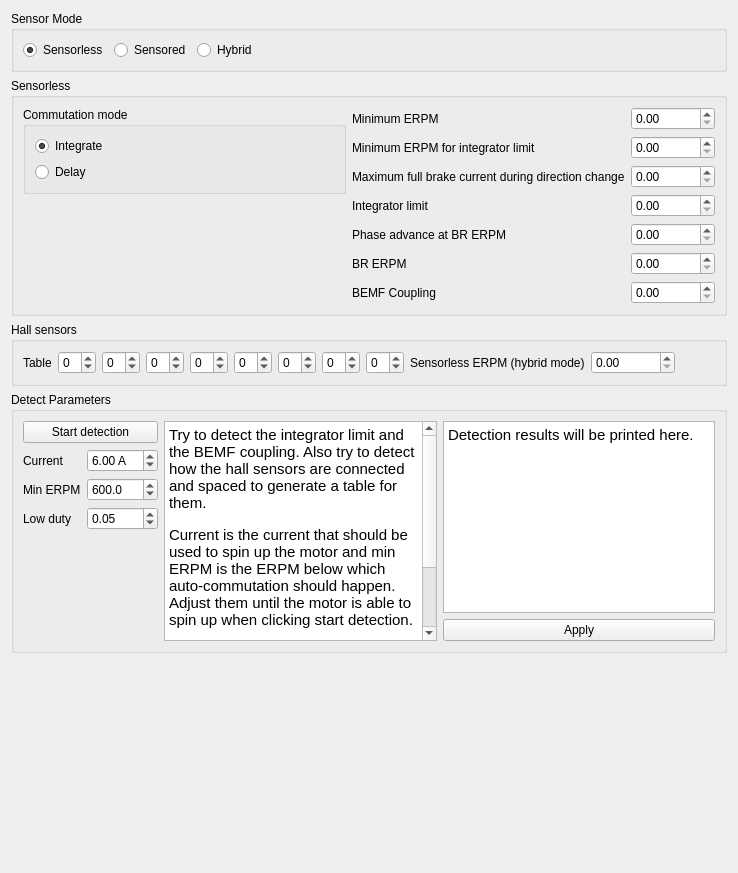
            <widget class="QWidget" name="tab_13">
             <attribute name="title">
              <string>BLDC</string>
             </attribute>
             <layout class="QVBoxLayout" name="verticalLayout_27">
              <item>
               <widget class="QGroupBox" name="groupBox_34">
                <property name="title">
                 <string>Sensor Mode</string>
                </property>
                <layout class="QHBoxLayout" name="horizontalLayout_43">
                 <item>
                  <widget class="QRadioButton" name="mcconfSensorModeSensorlessButton">
                   <property name="text">
                    <string>Sensorless</string>
                   </property>
                   <property name="checked">
                    <bool>true</bool>
                   </property>
                  </widget>
                 </item>
                 <item>
                  <widget class="QRadioButton" name="mcconfSensorModeSensoredButton">
                   <property name="text">
                    <string>Sensored</string>
                   </property>
                  </widget>
                 </item>
                 <item>
                  <widget class="QRadioButton" name="mcconfSensorModeHybridButton">
                   <property name="text">
                    <string>Hybrid</string>
                   </property>
                  </widget>
                 </item>
                 <item>
                  <spacer name="horizontalSpacer_20">
                   <property name="orientation">
                    <enum>Qt::Horizontal</enum>
                   </property>
                   <property name="sizeHint" stdset="0">
                    <size>
                     <width>40</width>
                     <height>20</height>
                    </size>
                   </property>
                  </spacer>
                 </item>
                </layout>
               </widget>
              </item>
              <item>
               <widget class="QGroupBox" name="mcconfSlBox">
                <property name="sizePolicy">
                 <sizepolicy hsizetype="Preferred" vsizetype="Fixed">
                  <horstretch>0</horstretch>
                  <verstretch>0</verstretch>
                 </sizepolicy>
                </property>
                <property name="title">
                 <string>Sensorless</string>
                </property>
                <property name="checkable">
                 <bool>false</bool>
                </property>
                <property name="checked">
                 <bool>false</bool>
                </property>
                <layout class="QHBoxLayout" name="horizontalLayout_21">
                 <item>
                  <layout class="QVBoxLayout" name="verticalLayout_23">
                   <item>
                    <widget class="QGroupBox" name="groupBox_16">
                     <property name="title">
                      <string>Commutation mode</string>
                     </property>
                     <property name="checkable">
                      <bool>false</bool>
                     </property>
                     <layout class="QVBoxLayout" name="verticalLayout_30">
                      <item>
                       <widget class="QRadioButton" name="mcconfCommIntButton">
                        <property name="text">
                         <string>Integrate</string>
                        </property>
                        <property name="checked">
                         <bool>true</bool>
                        </property>
                       </widget>
                      </item>
                      <item>
                       <widget class="QRadioButton" name="mcconfCommDelayButton">
                        <property name="text">
                         <string>Delay</string>
                        </property>
                       </widget>
                      </item>
                     </layout>
                    </widget>
                   </item>
                   <item>
                    <spacer name="verticalSpacer_9">
                     <property name="orientation">
                      <enum>Qt::Vertical</enum>
                     </property>
                     <property name="sizeHint" stdset="0">
                      <size>
                       <width>20</width>
                       <height>40</height>
                      </size>
                     </property>
                    </spacer>
                   </item>
                  </layout>
                 </item>
                 <item>
                  <layout class="QGridLayout" name="gridLayout_12">
                   <item row="5" column="1">
                    <widget class="QDoubleSpinBox" name="mcconfSlBrErpmBox">
                     <property name="maximum">
                      <double>200000.000000000000000</double>
                     </property>
                     <property name="singleStep">
                      <double>100.000000000000000</double>
                     </property>
                    </widget>
                   </item>
                   <item row="0" column="1">
                    <widget class="QDoubleSpinBox" name="mcconfSlMinErpmBox">
                     <property name="maximum">
                      <double>100000.000000000000000</double>
                     </property>
                     <property name="singleStep">
                      <double>10.000000000000000</double>
                     </property>
                    </widget>
                   </item>
                   <item row="0" column="0">
                    <widget class="QLabel" name="label_26">
                     <property name="toolTip">
                      <string>&lt;html&gt;&lt;head/&gt;&lt;body&gt;&lt;p&gt;Important for startup&lt;/p&gt;&lt;/body&gt;&lt;/html&gt;</string>
                     </property>
                     <property name="text">
                      <string>Minimum ERPM</string>
                     </property>
                    </widget>
                   </item>
                   <item row="6" column="0">
                    <widget class="QLabel" name="label_41">
                     <property name="toolTip">
                      <string>&lt;html&gt;&lt;head/&gt;&lt;body&gt;&lt;p&gt;Important. The detection function below can be used to determine this parameter.&lt;/p&gt;&lt;/body&gt;&lt;/html&gt;</string>
                     </property>
                     <property name="text">
                      <string>BEMF Coupling</string>
                     </property>
                    </widget>
                   </item>
                   <item row="3" column="0">
                    <widget class="QLabel" name="label_28">
                     <property name="toolTip">
                      <string>&lt;html&gt;&lt;head/&gt;&lt;body&gt;&lt;p&gt;Important. The detection function below can be used to determine this parameter.&lt;/p&gt;&lt;/body&gt;&lt;/html&gt;</string>
                     </property>
                     <property name="text">
                      <string>Integrator limit</string>
                     </property>
                    </widget>
                   </item>
                   <item row="3" column="1">
                    <widget class="QDoubleSpinBox" name="mcconfSlIntLimBox">
                     <property name="maximum">
                      <double>2000.000000000000000</double>
                     </property>
                     <property name="singleStep">
                      <double>1.000000000000000</double>
                     </property>
                    </widget>
                   </item>
                   <item row="1" column="1">
                    <widget class="QDoubleSpinBox" name="mcconfSlMinErpmIlBox">
                     <property name="maximum">
                      <double>10000.000000000000000</double>
                     </property>
                     <property name="singleStep">
                      <double>10.000000000000000</double>
                     </property>
                    </widget>
                   </item>
                   <item row="1" column="0">
                    <widget class="QLabel" name="label_27">
                     <property name="toolTip">
                      <string>&lt;html&gt;&lt;head/&gt;&lt;body&gt;&lt;p&gt;Important for startup&lt;/p&gt;&lt;/body&gt;&lt;/html&gt;</string>
                     </property>
                     <property name="text">
                      <string>Minimum ERPM for integrator limit</string>
                     </property>
                    </widget>
                   </item>
                   <item row="4" column="0">
                    <widget class="QLabel" name="label_29">
                     <property name="toolTip">
                      <string>&lt;html&gt;&lt;head/&gt;&lt;body&gt;&lt;p&gt;For phase advance, not so important&lt;/p&gt;&lt;/body&gt;&lt;/html&gt;</string>
                     </property>
                     <property name="text">
                      <string>Phase advance at BR ERPM</string>
                     </property>
                    </widget>
                   </item>
                   <item row="6" column="1">
                    <widget class="QDoubleSpinBox" name="mcconfSlBemfKBox">
                     <property name="maximum">
                      <double>5000.000000000000000</double>
                     </property>
                     <property name="singleStep">
                      <double>10.000000000000000</double>
                     </property>
                    </widget>
                   </item>
                   <item row="4" column="1">
                    <widget class="QDoubleSpinBox" name="mcconfSlIntLimScaleBrBox">
                     <property name="maximum">
                      <double>1.000000000000000</double>
                     </property>
                     <property name="singleStep">
                      <double>0.100000000000000</double>
                     </property>
                    </widget>
                   </item>
                   <item row="5" column="0">
                    <widget class="QLabel" name="label_30">
                     <property name="toolTip">
                      <string>&lt;html&gt;&lt;head/&gt;&lt;body&gt;&lt;p&gt;For phase advance, not so important&lt;/p&gt;&lt;/body&gt;&lt;/html&gt;</string>
                     </property>
                     <property name="text">
                      <string>BR ERPM</string>
                     </property>
                    </widget>
                   </item>
                   <item row="2" column="0">
                    <widget class="QLabel" name="label_61">
                     <property name="text">
                      <string>Maximum full brake current during direction change</string>
                     </property>
                    </widget>
                   </item>
                   <item row="2" column="1">
                    <widget class="QDoubleSpinBox" name="mcconfSlMaxFbCurrBox">
                     <property name="maximum">
                      <double>300.000000000000000</double>
                     </property>
                    </widget>
                   </item>
                  </layout>
                 </item>
                </layout>
               </widget>
              </item>
              <item>
               <widget class="QGroupBox" name="groupBox_12">
                <property name="title">
                 <string>Hall sensors</string>
                </property>
                <layout class="QVBoxLayout" name="verticalLayout_20">
                 <item>
                  <layout class="QHBoxLayout" name="horizontalLayout_22">
                   <item>
                    <widget class="QLabel" name="label_31">
                     <property name="text">
                      <string>Table</string>
                     </property>
                    </widget>
                   </item>
                   <item>
                    <widget class="QSpinBox" name="mcconfHallTab0Box">
                     <property name="minimum">
                      <number>-1</number>
                     </property>
                     <property name="maximum">
                      <number>6</number>
                     </property>
                    </widget>
                   </item>
                   <item>
                    <widget class="QSpinBox" name="mcconfHallTab1Box">
                     <property name="minimum">
                      <number>-1</number>
                     </property>
                     <property name="maximum">
                      <number>6</number>
                     </property>
                    </widget>
                   </item>
                   <item>
                    <widget class="QSpinBox" name="mcconfHallTab2Box">
                     <property name="minimum">
                      <number>-1</number>
                     </property>
                     <property name="maximum">
                      <number>6</number>
                     </property>
                    </widget>
                   </item>
                   <item>
                    <widget class="QSpinBox" name="mcconfHallTab3Box">
                     <property name="minimum">
                      <number>-1</number>
                     </property>
                     <property name="maximum">
                      <number>6</number>
                     </property>
                    </widget>
                   </item>
                   <item>
                    <widget class="QSpinBox" name="mcconfHallTab4Box">
                     <property name="minimum">
                      <number>-1</number>
                     </property>
                     <property name="maximum">
                      <number>6</number>
                     </property>
                    </widget>
                   </item>
                   <item>
                    <widget class="QSpinBox" name="mcconfHallTab5Box">
                     <property name="minimum">
                      <number>-1</number>
                     </property>
                     <property name="maximum">
                      <number>6</number>
                     </property>
                    </widget>
                   </item>
                   <item>
                    <widget class="QSpinBox" name="mcconfHallTab6Box">
                     <property name="minimum">
                      <number>-1</number>
                     </property>
                     <property name="maximum">
                      <number>6</number>
                     </property>
                    </widget>
                   </item>
                   <item>
                    <widget class="QSpinBox" name="mcconfHallTab7Box">
                     <property name="minimum">
                      <number>-1</number>
                     </property>
                     <property name="maximum">
                      <number>6</number>
                     </property>
                    </widget>
                   </item>
                   <item>
                    <widget class="QLabel" name="label_32">
                     <property name="text">
                      <string>Sensorless ERPM (hybrid mode)</string>
                     </property>
                    </widget>
                   </item>
                   <item>
                    <widget class="QDoubleSpinBox" name="mcconfHallSlErpmBox">
                     <property name="maximum">
                      <double>200000.000000000000000</double>
                     </property>
                     <property name="singleStep">
                      <double>10.000000000000000</double>
                     </property>
                     <property name="value">
                      <double>0.000000000000000</double>
                     </property>
                    </widget>
                   </item>
                   <item>
                    <spacer name="horizontalSpacer_8">
                     <property name="orientation">
                      <enum>Qt::Horizontal</enum>
                     </property>
                     <property name="sizeHint" stdset="0">
                      <size>
                       <width>40</width>
                       <height>20</height>
                      </size>
                     </property>
                    </spacer>
                   </item>
                  </layout>
                 </item>
                </layout>
               </widget>
              </item>
              <item>
               <widget class="QGroupBox" name="groupBox_11">
                <property name="sizePolicy">
                 <sizepolicy hsizetype="Preferred" vsizetype="Preferred">
                  <horstretch>0</horstretch>
                  <verstretch>0</verstretch>
                 </sizepolicy>
                </property>
                <property name="title">
                 <string>Detect Parameters</string>
                </property>
                <layout class="QHBoxLayout" name="horizontalLayout_24">
                 <item>
                  <layout class="QVBoxLayout" name="verticalLayout_26">
                   <item>
                    <widget class="QPushButton" name="mcconfDetectMotorParamButton">
                     <property name="text">
                      <string>Start detection</string>
                     </property>
                    </widget>
                   </item>
                   <item>
                    <layout class="QGridLayout" name="gridLayout_7">
                     <item row="0" column="0">
                      <widget class="QLabel" name="label_43">
                       <property name="text">
                        <string>Current</string>
                       </property>
                      </widget>
                     </item>
                     <item row="0" column="1">
                      <widget class="QDoubleSpinBox" name="mcconfDetectCurrentBox">
                       <property name="suffix">
                        <string> A</string>
                       </property>
                       <property name="value">
                        <double>6.000000000000000</double>
                       </property>
                      </widget>
                     </item>
                     <item row="1" column="0">
                      <widget class="QLabel" name="label_44">
                       <property name="text">
                        <string>Min ERPM</string>
                       </property>
                      </widget>
                     </item>
                     <item row="1" column="1">
                      <widget class="QDoubleSpinBox" name="mcconfDetectErpmBox">
                       <property name="decimals">
                        <number>1</number>
                       </property>
                       <property name="minimum">
                        <double>10.000000000000000</double>
                       </property>
                       <property name="maximum">
                        <double>10000.000000000000000</double>
                       </property>
                       <property name="singleStep">
                        <double>10.000000000000000</double>
                       </property>
                       <property name="value">
                        <double>600.000000000000000</double>
                       </property>
                      </widget>
                     </item>
                     <item row="2" column="0">
                      <widget class="QLabel" name="label_42">
                       <property name="toolTip">
                        <string>The duty cycle at which the BEMF coupling is measured. A value between 0.03 and 0.15 usually works.</string>
                       </property>
                       <property name="text">
                        <string>Low duty</string>
                       </property>
                      </widget>
                     </item>
                     <item row="2" column="1">
                      <widget class="QDoubleSpinBox" name="mcconfDetectLowDutyBox">
                       <property name="maximum">
                        <double>0.400000000000000</double>
                       </property>
                       <property name="singleStep">
                        <double>0.010000000000000</double>
                       </property>
                       <property name="value">
                        <double>0.050000000000000</double>
                       </property>
                      </widget>
                     </item>
                    </layout>
                   </item>
                   <item>
                    <spacer name="verticalSpacer_5">
                     <property name="orientation">
                      <enum>Qt::Vertical</enum>
                     </property>
                     <property name="sizeHint" stdset="0">
                      <size>
                       <width>20</width>
                       <height>40</height>
                      </size>
                     </property>
                    </spacer>
                   </item>
                  </layout>
                 </item>
                 <item>
                  <widget class="QTextBrowser" name="mcconfDetectBrowser">
                   <property name="html">
                    <string>&lt;!DOCTYPE HTML PUBLIC &quot;-//W3C//DTD HTML 4.0//EN&quot; &quot;http://www.w3.org/TR/REC-html40/strict.dtd&quot;&gt;
&lt;html&gt;&lt;head&gt;&lt;meta name=&quot;qrichtext&quot; content=&quot;1&quot; /&gt;&lt;style type=&quot;text/css&quot;&gt;
p, li { white-space: pre-wrap; }
&lt;/style&gt;&lt;/head&gt;&lt;body style=&quot; font-family:'.SF NS Text'; font-size:13pt; font-weight:400; font-style:normal;&quot;&gt;
&lt;p style=&quot; margin-top:0px; margin-bottom:0px; margin-left:0px; margin-right:0px; -qt-block-indent:0; text-indent:0px;&quot;&gt;&lt;span style=&quot; font-family:'Ubuntu'; font-size:11pt;&quot;&gt;Try to detect the integrator limit and the BEMF coupling. Also try to detect how the hall sensors are connected and spaced to generate a table for them.&lt;/span&gt;&lt;/p&gt;
&lt;p style=&quot;-qt-paragraph-type:empty; margin-top:0px; margin-bottom:0px; margin-left:0px; margin-right:0px; -qt-block-indent:0; text-indent:0px; font-family:'Sans Serif'; font-size:9pt;&quot;&gt;&lt;br /&gt;&lt;/p&gt;
&lt;p style=&quot; margin-top:0px; margin-bottom:0px; margin-left:0px; margin-right:0px; -qt-block-indent:0; text-indent:0px;&quot;&gt;&lt;span style=&quot; font-family:'Ubuntu'; font-size:11pt;&quot;&gt;Current is the current that should be used to spin up the motor and min ERPM is the ERPM below which auto-commutation should happen. Adjust them until the motor is able to spin up when clicking start detection.&lt;/span&gt;&lt;/p&gt;
&lt;p style=&quot;-qt-paragraph-type:empty; margin-top:0px; margin-bottom:0px; margin-left:0px; margin-right:0px; -qt-block-indent:0; text-indent:0px; font-family:'Ubuntu'; font-size:11pt;&quot;&gt;&lt;br /&gt;&lt;/p&gt;
&lt;p style=&quot; margin-top:0px; margin-bottom:0px; margin-left:0px; margin-right:0px; -qt-block-indent:0; text-indent:0px;&quot;&gt;&lt;span style=&quot; font-family:'Ubuntu'; font-size:11pt;&quot;&gt;Low duty is the duty cycle at which the BEMF coupling is measured. It should be kept as low as possible as long as the motor is able to run smoothly at it.&lt;/span&gt;&lt;/p&gt;&lt;/body&gt;&lt;/html&gt;</string>
                   </property>
                  </widget>
                 </item>
                 <item>
                  <layout class="QVBoxLayout" name="verticalLayout_34">
                   <item>
                    <widget class="QTextBrowser" name="mcconfDetectResultBrowser">
                     <property name="html">
                      <string>&lt;!DOCTYPE HTML PUBLIC &quot;-//W3C//DTD HTML 4.0//EN&quot; &quot;http://www.w3.org/TR/REC-html40/strict.dtd&quot;&gt;
&lt;html&gt;&lt;head&gt;&lt;meta name=&quot;qrichtext&quot; content=&quot;1&quot; /&gt;&lt;style type=&quot;text/css&quot;&gt;
p, li { white-space: pre-wrap; }
&lt;/style&gt;&lt;/head&gt;&lt;body style=&quot; font-family:'.SF NS Text'; font-size:13pt; font-weight:400; font-style:normal;&quot;&gt;
&lt;p style=&quot; margin-top:0px; margin-bottom:0px; margin-left:0px; margin-right:0px; -qt-block-indent:0; text-indent:0px;&quot;&gt;&lt;span style=&quot; font-family:'Ubuntu'; font-size:11pt;&quot;&gt;Detection results will be printed here.&lt;/span&gt;&lt;/p&gt;&lt;/body&gt;&lt;/html&gt;</string>
                     </property>
                    </widget>
                   </item>
                   <item>
                    <widget class="QPushButton" name="mcconfDetectApplyButton">
                     <property name="text">
                      <string>Apply</string>
                     </property>
                    </widget>
                   </item>
                  </layout>
                 </item>
                </layout>
               </widget>
              </item>
              <item>
               <spacer name="verticalSpacer_7">
                <property name="orientation">
                 <enum>Qt::Vertical</enum>
                </property>
                <property name="sizeHint" stdset="0">
                 <size>
                  <width>20</width>
                  <height>209</height>
                 </size>
                </property>
               </spacer>
              </item>
             </layout>
            </widget>
